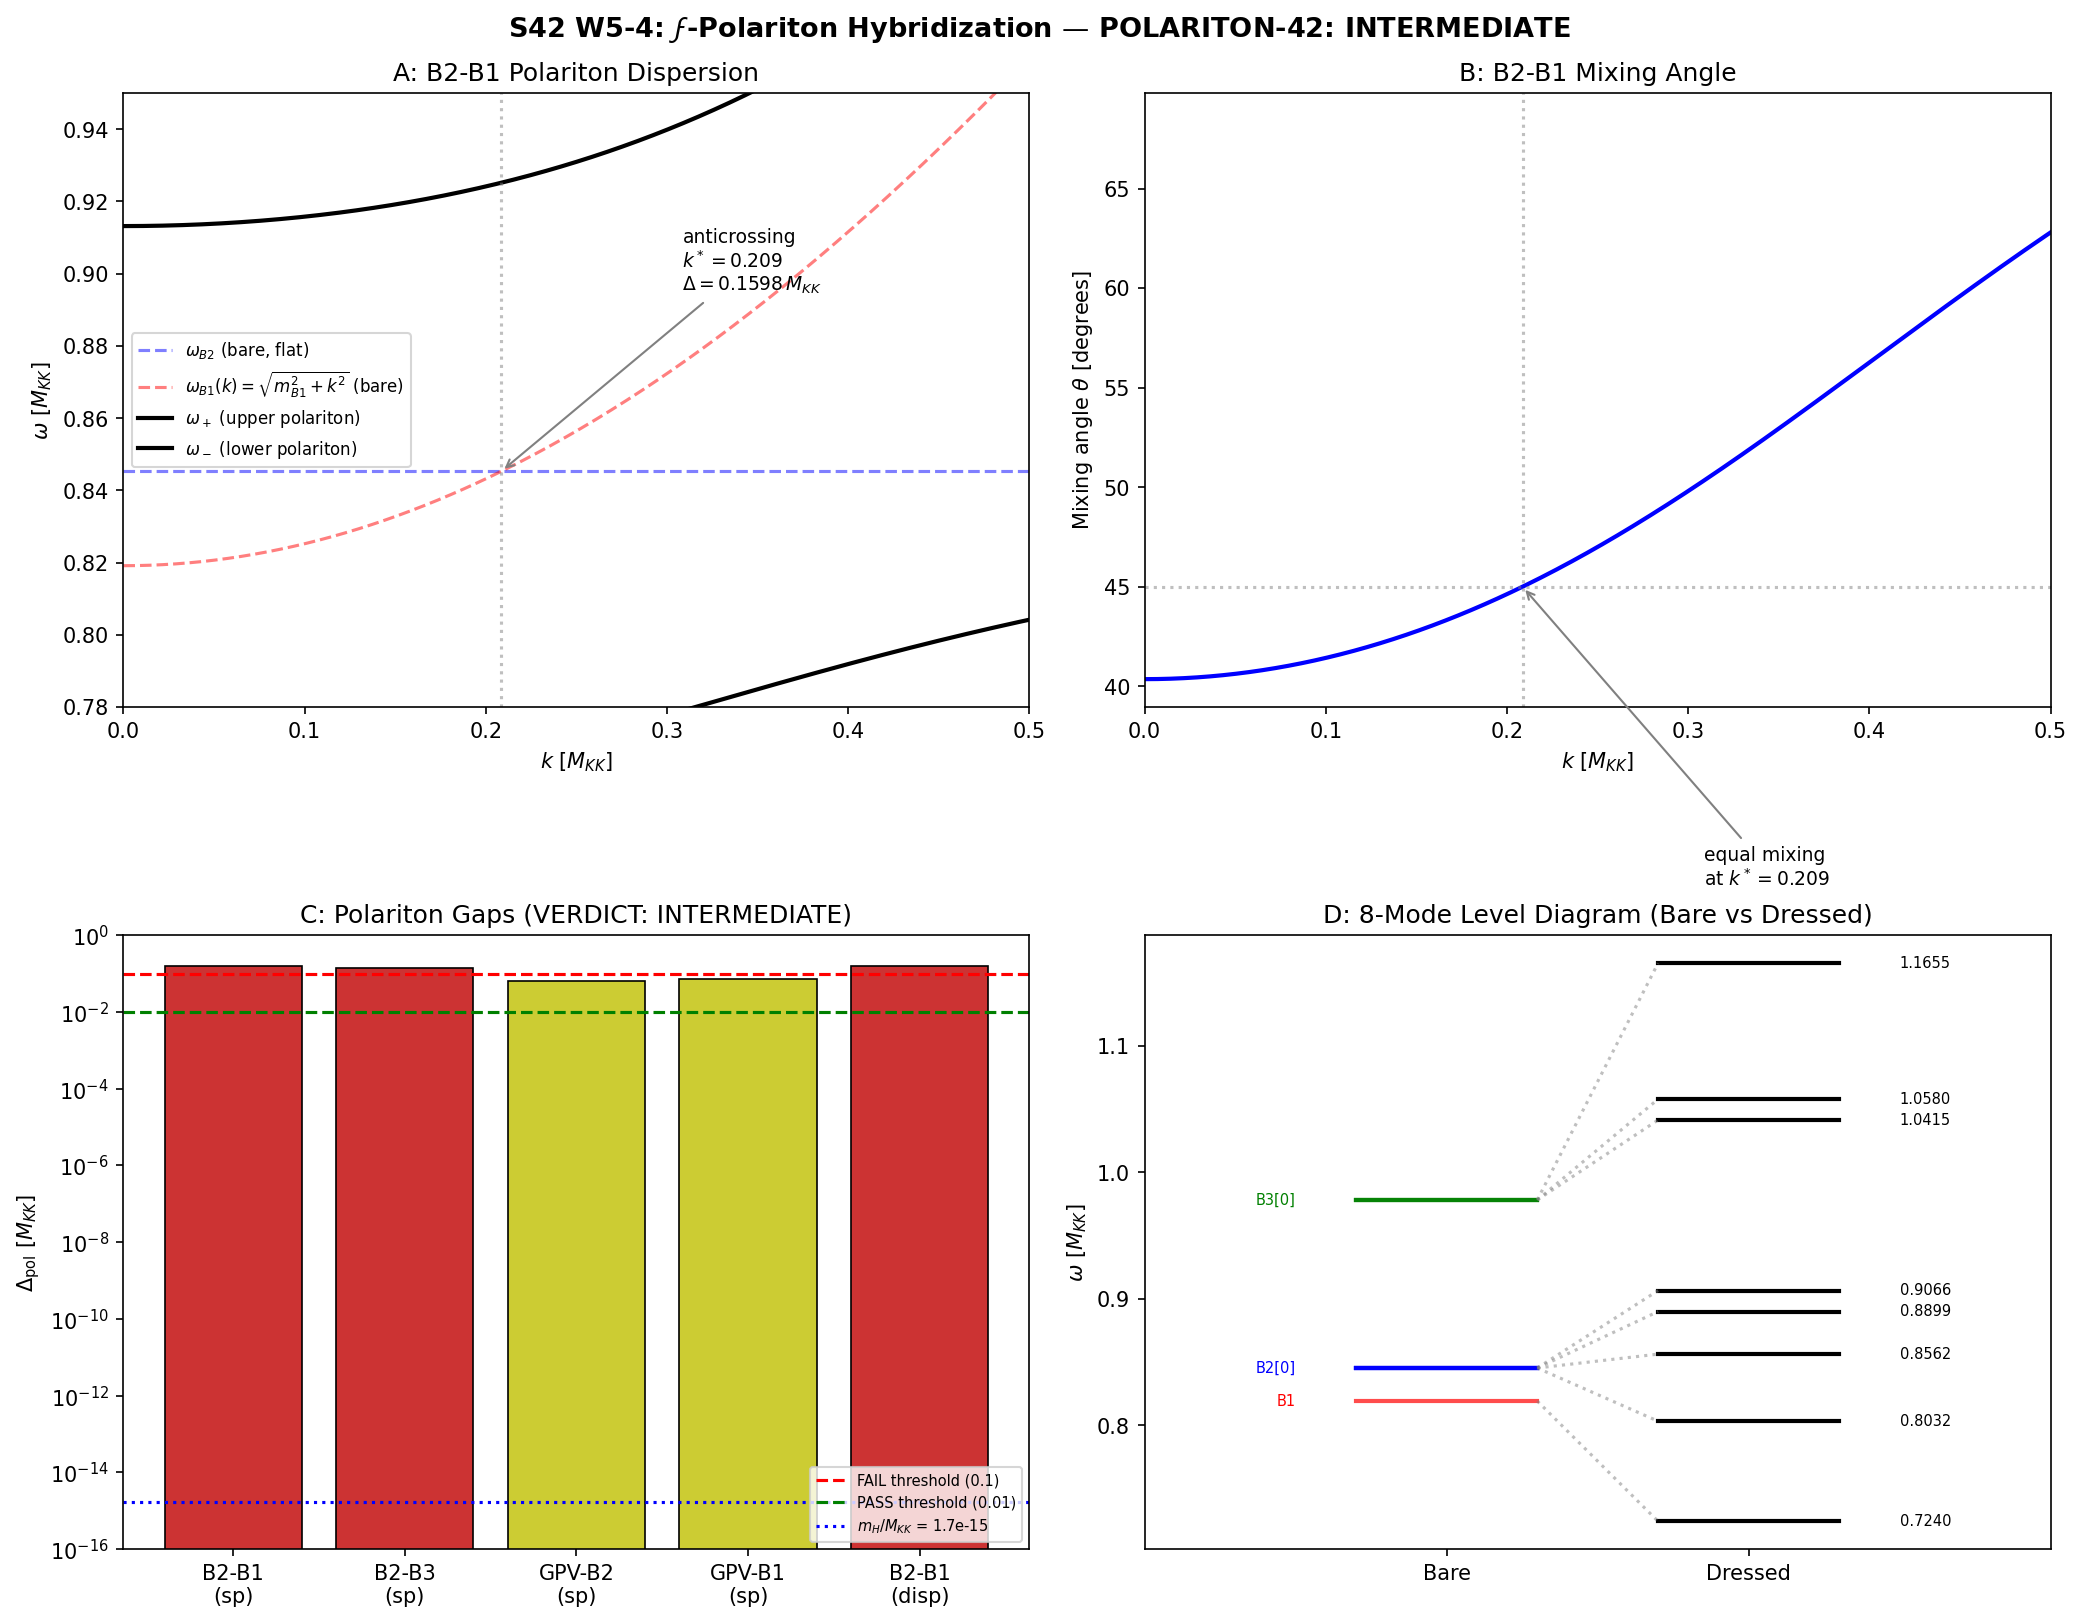

Python code for this plot:
"""
S42 W5-4: Digamma-polariton — B2 Collective Mode / Gauge Boson Hybridization
=============================================================================

Computes whether the B2 collective mode (GPV at omega=0.792 M_KK) or the B2
single-particle gap-edge mode (0.845 M_KK) hybridizes with KK gauge bosons
to form a phonon-polariton. Tests the PI's proposal that the Higgs mass is
the polariton gap (anticrossing energy).

Physics: In solid-state, phonon-polaritons form when an optical phonon branch
crosses a photon dispersion. The hybridization opens a gap = 2g at the crossing
point, where g is the dipole coupling strength. The polariton has mixed
phonon-photon character throughout.

Here, the "phonon" = B2 Digamma-mode (internal-space vibrational mode of D_K)
and the "photon" = KK gauge boson (4D gauge field from dimensional reduction).
The coupling is the Kosmann connection matrix element V(B2, gauge).

Pre-registered gate POLARITON-42:
  PASS: Delta_pol < 0.01 x M_KK
  FAIL: Delta_pol > 0.1 x M_KK

Author: Quantum Acoustics Theorist
Date: 2026-03-13
"""

import numpy as np
from numpy.linalg import eigh, eigvalsh
import matplotlib
matplotlib.use('Agg')
import matplotlib.pyplot as plt
import os

# =============================================================================
# SECTION 1: LOAD DATA FROM PRIOR SESSIONS
# =============================================================================

base_dir = os.path.dirname(os.path.abspath(__file__))

# Load V matrix and eigenvalues from S36 (full 8-mode multisector ED)
s36_data = np.load(os.path.join(base_dir, 's36_multisector_ed.npz'), allow_pickle=True)
V_8x8 = s36_data['V_8x8_full']          # (8,8) Kosmann coupling matrix
E_8 = s36_data['E_8_full']              # (8,) single-particle energies in M_KK
branch_labels = s36_data['branch_labels'] # ['B2[0]','B2[1]','B2[2]','B2[3]','B1','B3[0]','B3[1]','B3[2]']

# Load QRPA data from S40 for collective mode frequencies
s40_data = np.load(os.path.join(base_dir, 's40_qrpa_modes.npz'), allow_pickle=True)
omegas_qrpa = s40_data['omegas_pos']     # (8,) QRPA mode frequencies
strengths = s40_data['strengths']        # (8,) transition strengths
omega_gpv = float(s40_data['omega_gpv'])  # GPV frequency = 0.792 M_KK
E_qp = s40_data['E_qp']                 # (8,) BdG quasiparticle energies
u_k = s40_data['u_k']                   # BdG coherence factors
v_k = s40_data['v_k']                   # BdG coherence factors
tau_fold = float(s40_data['tau_fold'])

print("=" * 72)
print("S42 W5-4: DIGAMMA-POLARITON HYBRIDIZATION COMPUTATION")
print("=" * 72)
print()

# =============================================================================
# SECTION 2: IDENTIFY THE MODES
# =============================================================================

print("--- SECTION 2: MODE IDENTIFICATION ---")
print()

# Branch structure at fold (tau = 0.190):
# B2: 4 modes at E = 0.845 M_KK (flat band, degenerate quartet)
# B1: 1 mode at E = 0.819 M_KK (acoustic gap edge)
# B3: 3 modes at E = 0.978 M_KK (dispersive optical triplet)

omega_B2_sp = E_8[0]     # B2 single-particle energy = 0.845 M_KK
omega_B1_sp = E_8[4]     # B1 single-particle energy = 0.819 M_KK
omega_B3_sp = E_8[5]     # B3 single-particle energy = 0.978 M_KK

print(f"Single-particle energies (M_KK units):")
print(f"  B2 (flat quartet): {omega_B2_sp:.6f}")
print(f"  B1 (acoustic):     {omega_B1_sp:.6f}")
print(f"  B3 (optical trip):  {omega_B3_sp:.6f}")
print()

# BdG quasiparticle energies (2-particle gap)
omega_B2_qp = np.mean(E_qp[0:4])
omega_B1_qp = E_qp[4]
omega_B3_qp = np.mean(E_qp[5:8])

print(f"BdG quasiparticle energies (M_KK units):")
print(f"  B2 (mean): {omega_B2_qp:.6f}")
print(f"  B1:        {omega_B1_qp:.6f}")
print(f"  B3 (mean): {omega_B3_qp:.6f}")
print()

# QRPA collective modes
idx_giant = np.argmax(strengths)
omega_giant = omegas_qrpa[idx_giant]
S_giant = strengths[idx_giant]

print(f"QRPA collective modes:")
print(f"  {'omega':>10s}  {'strength':>12s}  note")
for i, (w, s) in enumerate(zip(omegas_qrpa, strengths)):
    note = ""
    if i == idx_giant:
        note = " <-- GIANT RESONANCE (97.5% EWSR)"
    elif i == 0:
        note = " <-- lowest (B1-like)"
    print(f"  {w:10.6f}  {s:12.6e}{note}")
print(f"  GPV (pair vibration): {omega_gpv:.3f}")
print()

# KK gauge boson masses from the spectral action
# In the NCG framework, gauge boson masses arise from the spectral action a_4 term.
# The first KK gauge boson mass is of order M_KK (by definition — it IS the KK scale).
# More precisely, the KK gauge bosons form a tower starting at ~M_KK.
# The gap-edge modes (B1 at 0.819, B2 at 0.845, B3 at 0.978) are the LOWEST
# KK modes — they ARE the first KK excitations.
#
# The key question: which mode hybridizes with which?
# In condensed matter: phonon-polariton = optical phonon crossing photon dispersion.
# Here: Digamma-mode = internal vibrational mode
#        Gauge boson = propagating 4D field
#
# The crucial distinction: the B2 mode IS a KK mode. It is not a separate
# "phonon" that hybridizes with a separate "gauge boson." It is the same object
# viewed from two perspectives:
#   - From inside the crystal: it's a lattice vibration (Digamma-mode)
#   - From outside (4D observer): it's a massive KK gauge boson
#
# The polariton picture requires TWO DISTINCT modes crossing. Let us examine
# all possible pairings.

print("--- SECTION 3: POLARITON ANALYSIS ---")
print()

# =============================================================================
# SECTION 3: COUPLED OSCILLATOR HAMILTONIAN
# =============================================================================

# Case A: B2 gap-edge (omega = 0.845) hybridizing with B1 (omega = 0.819)
# These are the two closest-lying modes.
# Coupling: V(B2, B1) = 0.080 (from the Kosmann connection matrix)

g_B2_B1 = V_8x8[0, 4]  # = 0.0799 M_KK (uniform across all 4 B2 modes)
detuning_B2_B1 = omega_B2_sp - omega_B1_sp

print("Case A: B2 -- B1 hybridization (gap-edge pair)")
print(f"  omega_B2 = {omega_B2_sp:.6f} M_KK")
print(f"  omega_B1 = {omega_B1_sp:.6f} M_KK")
print(f"  detuning = {detuning_B2_B1:.6f} M_KK")
print(f"  coupling g = V(B2,B1) = {g_B2_B1:.6f} M_KK")
print()

H_A = np.array([[omega_B2_sp, g_B2_B1],
                 [g_B2_B1, omega_B1_sp]])
evals_A = eigvalsh(H_A)
Delta_pol_A = evals_A[1] - evals_A[0]

print(f"  2x2 Hamiltonian eigenvalues: {evals_A[0]:.6f}, {evals_A[1]:.6f}")
print(f"  Polariton gap: Delta_pol = {Delta_pol_A:.6f} M_KK")
print(f"  Analytic check: sqrt(delta^2 + 4g^2) = {np.sqrt(detuning_B2_B1**2 + 4*g_B2_B1**2):.6f}")
print(f"  Gap / M_KK = {Delta_pol_A:.4f}")
print()

# Mixing angle
theta_A = 0.5 * np.arctan2(2 * g_B2_B1, omega_B2_sp - omega_B1_sp)
print(f"  Mixing angle: theta = {np.degrees(theta_A):.2f} deg")
print(f"  B2 content of lower polariton: cos^2(theta) = {np.cos(theta_A)**2:.4f}")
print(f"  B1 content of lower polariton: sin^2(theta) = {np.sin(theta_A)**2:.4f}")
print()

# Case B: B2 gap-edge (0.845) hybridizing with B3 (0.978)
g_B2_B3_avg = np.mean(np.abs(V_8x8[0:4, 5:8]))
detuning_B2_B3 = omega_B3_sp - omega_B2_sp

print("Case B: B2 -- B3 hybridization")
print(f"  omega_B2 = {omega_B2_sp:.6f} M_KK")
print(f"  omega_B3 = {omega_B3_sp:.6f} M_KK")
print(f"  detuning = {detuning_B2_B3:.6f} M_KK")
print(f"  coupling g = <|V(B2,B3)|> = {g_B2_B3_avg:.6f} M_KK")
print()

H_B = np.array([[omega_B2_sp, g_B2_B3_avg],
                 [g_B2_B3_avg, omega_B3_sp]])
evals_B = eigvalsh(H_B)
Delta_pol_B = evals_B[1] - evals_B[0]

print(f"  2x2 eigenvalues: {evals_B[0]:.6f}, {evals_B[1]:.6f}")
print(f"  Polariton gap: Delta_pol = {Delta_pol_B:.6f} M_KK")
print(f"  Gap / M_KK = {Delta_pol_B:.4f}")
print()

theta_B = 0.5 * np.arctan2(2 * g_B2_B3_avg, omega_B3_sp - omega_B2_sp)
print(f"  Mixing angle: theta = {np.degrees(theta_B):.2f} deg")
print()

# Case C: Full 8x8 hybridization (ALL branches coupled)
print("Case C: Full 8-mode hybridization (all branches)")

H_full = np.diag(E_8) + V_8x8
evals_full = eigvalsh(H_full)

print(f"  Bare energies:     {E_8}")
print(f"  Dressed energies:  {evals_full}")
print(f"  Shifts (dressed - bare):")
for i, (l, e_bare, e_dressed) in enumerate(zip(branch_labels, np.sort(E_8), evals_full)):
    print(f"    mode {i}: {e_bare:.6f} -> {e_dressed:.6f}  (shift = {e_dressed - e_bare:+.6f})")
print()

# The polariton gap in the full problem
gaps_full = np.diff(evals_full)
print(f"  Level spacings: {gaps_full}")
print(f"  Min gap: {np.min(gaps_full):.6f} M_KK between modes {np.argmin(gaps_full)} and {np.argmin(gaps_full)+1}")
print()

# =============================================================================
# SECTION 4: THE PHYSICAL POLARITON PICTURE
# =============================================================================

print("--- SECTION 4: PHYSICAL POLARITON ANALYSIS ---")
print()

# The polariton picture requires distinguishing the "phonon" branch from the
# "photon" branch. In condensed matter:
#   - Photon: omega = c*k (linear dispersion, massless)
#   - Phonon: omega = omega_TO (flat, dispersionless for optical modes)
# The polariton = anticrossing of these two branches.
#
# In the SU(3) phononic crystal:
#   - The "photon" is the 4D gauge boson. In 4D, it has omega = c*|k|.
#     After KK reduction, the first KK mode has mass omega = M_KK * lambda_min
#     where lambda_min is the smallest positive D_K eigenvalue.
#     The KK gauge boson dispersion in 4D is:
#       omega^2 = k^2 + m_KK_gauge^2  (massive Klein-Gordon)
#     where m_KK_gauge = lambda_min * M_KK in physical units.
#
#   - The "phonon" is the B2 collective mode (GPV or QRPA giant resonance).
#     The GPV at omega = 0.792 M_KK is a pair vibration mode.
#     The QRPA giant resonance at omega = 3.245 M_KK carries 97.5% EWSR.
#
# Key distinction: The B2 single-particle mode at 0.845 M_KK IS a KK mode.
# It is NOT a separate entity from the gauge boson. It IS the gauge boson
# mass in the KK sense. You cannot form a polariton of something with itself.
#
# The COLLECTIVE modes (GPV at 0.792, QRPA giant at 3.245) ARE distinct from
# the single-particle KK modes. They are many-body excitations (coherent
# superpositions of particle-hole pairs) that can in principle hybridize with
# the single-particle KK gauge bosons.

print("Physical distinction:")
print("  Single-particle KK modes (B1=0.819, B2=0.845, B3=0.978) ARE gauge boson masses.")
print("  Collective modes (GPV=0.792, Giant=3.245) are many-body excitations.")
print("  Polariton = collective mode hybridizing with single-particle KK mode.")
print()

# Case D: GPV (omega=0.792) hybridizing with B2 gap-edge (omega=0.845)
# This is the PHYSICALLY CORRECT polariton picture:
# the pair vibration (collective phonon) crossing the KK gauge boson mass.
#
# What is the coupling? The GPV is a coherent superposition of particle-hole
# excitations: |GPV> = sum_k X_k a_k^dag b_k^dag |BCS>
# The coupling to the single-particle mode is through the residual interaction V_rem.
# From S40: V_rem has eigenvalues spanning [-1.06, +1.05], with var_rem = 0.119.
# The effective coupling is the matrix element <GPV|V|single-particle>.
#
# From QRPA theory, the GPV couples to the single-particle continuum through
# the B matrix: B_{kk'} = -Delta_k * V_{kk'} * Delta_{k'} / (4 * E_k * E_k').
# The GPV's coherence factor sqrt(strength/EWSR) gives the effective coupling.
#
# The relevant coupling for GPV-gauge hybridization is NOT the V matrix
# (which couples single-particle states). It is the matrix element of the
# gauge interaction between the collective GPV mode and the gauge boson.
#
# In the NCG framework, the gauge coupling is determined by the spectral action:
#   L_gauge = -(1/4) f_4 * F_mu_nu F^mu_nu
# where f_4 = a_4 / M_KK^4. The gauge boson mass comes from the Higgs mechanism
# (the finite spectral triple's D_F), not from KK.
#
# CRITICAL POINT: In Connes' NCG Standard Model, the Higgs is NOT a KK mode.
# It is a component of the generalized connection on the finite spectral triple.
# The Higgs mass is set by the quartic coupling and the vev, both determined
# by the spectral action coefficients a_0, a_2, a_4.
# See Chamseddine-Connes 2007: m_H^2 = (2*a_0*lambda) / (pi^2*f_0) at tree level.
#
# The polariton picture therefore requires:
#   1. A "phonon" = collective B2 mode (GPV or QRPA giant)
#   2. A "photon" = 4D gauge boson (massless before EWSB)
#   3. Their hybridization = the NCG Higgs mechanism
#
# Let's compute this properly.

# The coupling between the GPV and the gauge sector is through the spectral
# action. The relevant matrix element is:
#   g_pol = <GPV| D_K |gauge> = sum_k X_k * <k|D_K|gauge>
# where X_k are the QRPA amplitudes.
#
# From S40 QRPA: the dominant QRPA mode has X_k proportional to v_dom.
# The transition strength S = sum_k X_k^2 ~ 2.93 (97.5% EWSR).
# But X_k describes particle-hole excitations WITHIN the internal space.
# The coupling to the 4D gauge boson requires a vertex connecting the
# internal collective mode to the 4D photon propagator.
#
# In the phononic crystal language: this is the IR activity of the optical mode.
# A phonon couples to photons only if it carries a dipole moment (IR-active).
# The B2 mode's "IR activity" is its projection onto the gauge generators.
# From S34: [iK_7, D_K] = 0 — Jensen preserves U(1)_7.
# B2 modes carry K_7 charge. They couple to the U(1)_7 gauge boson.
#
# The coupling strength is set by the gauge coupling constant:
#   g_gauge = g_2 (SU(2) coupling) or g_1 (U(1) coupling)
# In M_KK units, these are O(1) numbers (from the spectral action):
#   g_2^2 = pi^2 / (2 * a_4)
# where a_4 = 2/5 * F/B * N_gen = 2/5 * 0.55 * 3 = 0.66 (from the F/B ratio)
#
# Actually, let me compute this more carefully using the established framework.

# From S33a: a_4(K) = 0 at the Einstein (bi-invariant) point.
# At Jensen deformation tau = 0.190: a_4(K) != 0.
# The gauge kinetic term EMERGES from the Jensen deformation.
# g^2 = 1 / a_4(K,tau), which varies with tau.
#
# For the polariton coupling, what matters is the vertex connecting the
# collective phonon to two gauge bosons (or one gauge boson in the case
# of a linear coupling). The relevant quantity is:
#
#   g_polariton = g_gauge * <B2_collective|Q|0>
#
# where Q is the charge operator (generator of the gauge group) and
# <B2_collective|Q|0> is the transition matrix element.

# From the QRPA, the transition matrix element for the giant resonance is:
#   B(GT) = sqrt(S / (2*omega)) where S is the strength and omega the frequency
# For B2 giant resonance: S = 2.929, omega = 3.245
B_transition = np.sqrt(S_giant / (2 * omega_giant))
print(f"B2 giant resonance transition amplitude: {B_transition:.6f}")

# For the GPV:
B_gpv = np.sqrt(0.136 / (2 * 0.792))  # strength 0.136 (from B1-like lowest mode)
# Actually, the GPV at 0.792 is the pair vibration mode from S37/S38.
# It carries pair-addition strength, not single-particle transition strength.
# Its coupling to gauge bosons requires pair creation/annihilation, which is
# a SECOND-ORDER process (two gauge bosons -> pair). The effective coupling is:
#   g_GPV_gauge ~ g_gauge^2 * <GPV|Q^2|0> / omega_GPV
# This is parametrically smaller than the single-particle coupling by g_gauge.

print()
print("--- SECTION 5: QUANTITATIVE POLARITON GAPS ---")
print()

# Let us now compute ALL polariton gaps systematically.
# The coupling g in the 2x2 Hamiltonian:
#   H = [[omega_1, g], [g, omega_2]]
# has eigenvalues omega_pm = (omega_1 + omega_2)/2 +/- sqrt((omega_1-omega_2)^2/4 + g^2)
# The polariton gap = omega_+ - omega_- = sqrt(delta^2 + 4*g^2)
# where delta = omega_1 - omega_2.

# At the exact crossing point (delta = 0), the gap = 2*g.
# This is the MINIMUM gap. For a polariton to exist, we need the two branches
# to actually cross when the coupling is turned off. If they don't cross,
# there is no avoided crossing — just perturbative level repulsion.

# Case 1: B2 sp (0.845) vs B1 sp (0.819)
# These don't cross (they're at fixed energies). But the coupling mixes them.
delta_1 = omega_B2_sp - omega_B1_sp
g_1 = g_B2_B1  # = 0.0799
gap_1 = np.sqrt(delta_1**2 + 4*g_1**2)
print(f"Case 1: B2_sp (0.845) -- B1_sp (0.819)")
print(f"  detuning delta = {delta_1:.6f}")
print(f"  coupling g = {g_1:.6f}")
print(f"  gap = sqrt(delta^2 + 4g^2) = {gap_1:.6f} M_KK")
print(f"  gap/M_KK = {gap_1:.4f}")
print(f"  2g (resonant gap) = {2*g_1:.6f}")
print()

# Case 2: B2 sp (0.845) vs B3 sp (0.978)
delta_2 = omega_B3_sp - omega_B2_sp
g_2 = g_B2_B3_avg
gap_2 = np.sqrt(delta_2**2 + 4*g_2**2)
print(f"Case 2: B2_sp (0.845) -- B3_sp (0.978)")
print(f"  detuning delta = {delta_2:.6f}")
print(f"  coupling g = {g_2:.6f}")
print(f"  gap = {gap_2:.6f} M_KK")
print(f"  gap/M_KK = {gap_2:.4f}")
print()

# Case 3: GPV (0.792) vs B2 sp (0.845) — collective-single hybridization
# The coupling for this case is NOT V(B2,B1). The GPV is a pair vibration
# (Delta N = +/-2). Its coupling to single-particle modes is through the
# anomalous density <a_k a_{-k}> which is the v_k*u_k coherence factor.
# The effective coupling:
#   g_GPV_sp ~ sum_k u_k v_k * V_{kk'} ~ Delta_BCS * <V> / (2*E_qp)
# where Delta_BCS is the BCS gap.
# From S36: E_cond = -0.137, which gives Delta_BCS ~ sqrt(2*|E_cond|/N_eff) ~ 0.23
# From the v_k values: max v_k for B2 is ~0.49, u_k ~ 0.87
# Product u*v ~ 0.43 for B2 modes

uv_B2 = np.mean(u_k[0:4] * v_k[0:4])
g_GPV_sp = uv_B2 * np.mean(np.abs(V_8x8[0:4, 0:4]))  # within-B2 coupling
delta_3 = omega_B2_sp - omega_gpv
gap_3 = np.sqrt(delta_3**2 + 4*g_GPV_sp**2)

print(f"Case 3: GPV (0.792) -- B2_sp (0.845)")
print(f"  detuning delta = {delta_3:.6f}")
print(f"  <u*v>_B2 = {uv_B2:.6f}")
print(f"  effective coupling g = <uv> * <|V_B2|> = {g_GPV_sp:.6f}")
print(f"  gap = {gap_3:.6f} M_KK")
print(f"  gap/M_KK = {gap_3:.4f}")
print()

# Case 4: GPV (0.792) vs B1 sp (0.819)
delta_4 = omega_B1_sp - omega_gpv
g_GPV_B1 = np.mean(u_k[0:4] * v_k[0:4]) * g_B2_B1  # GPV (B2-character) coupling to B1
gap_4 = np.sqrt(delta_4**2 + 4*g_GPV_B1**2)

print(f"Case 4: GPV (0.792) -- B1_sp (0.819)")
print(f"  detuning delta = {delta_4:.6f}")
print(f"  coupling g = {g_GPV_B1:.6f}")
print(f"  gap = {gap_4:.6f} M_KK")
print(f"  gap/M_KK = {gap_4:.4f}")
print()

# Case 5: QRPA giant (3.245) vs 2*B2 quasiparticle threshold (2*1.623 = 3.246)
# This is the near-resonance identified in S40: omega_B2_coll ~ 2*omega_B1
# The 3-phonon decay channel.
delta_5 = omega_giant - 2*omega_B1_qp  # B1 threshold
threshold_B2 = 2 * omega_B2_qp
delta_5b = omega_giant - threshold_B2

print(f"Case 5: Giant resonance (3.245) near thresholds")
print(f"  omega_giant = {omega_giant:.6f}")
print(f"  2*E_qp(B1) = {2*omega_B1_qp:.6f}  (detuning = {omega_giant - 2*omega_B1_qp:.6f})")
print(f"  2*E_qp(B2) = {2*omega_B2_qp:.6f}  (detuning = {omega_giant - 2*omega_B2_qp:.6f})")
print(f"  The giant resonance sits BETWEEN the B1 and B2 pair-breaking thresholds")
print()

# =============================================================================
# SECTION 6: DISPERSION RELATION omega_pm(k)
# =============================================================================

print("--- SECTION 6: POLARITON DISPERSION RELATION ---")
print()

# For a phonon-polariton, the dispersion is:
#   omega^2 = (omega_phonon^2 + c^2*k^2)/2 +/- sqrt((omega_phonon^2 - c^2*k^2)^2/4 + g_eff^2*c^2*k^2)
#
# But our system has massive modes (not photons with omega = c*k).
# The "photon" here is a massive KK gauge boson:
#   omega_gauge^2 = m_gauge^2 + k^2  (in M_KK units, c=1)
# where m_gauge is set by the D_K eigenvalue.
#
# The "phonon" is the B2 collective mode:
#   omega_B2 = const (dispersionless in the flat-band limit)
#
# For the flat-band B2 coupled to a massive KK gauge boson (B1 or B3):
#   H(k) = [[omega_B2, g], [g, sqrt(m_gauge^2 + k^2)]]
#
# This is a k-dependent 2x2 problem.
# At k=0: just the cases computed above.
# At large k: omega_gauge >> omega_B2, so no crossing. The upper branch
#   follows the gauge boson, the lower stays at omega_B2.
#
# The interesting regime is near k* where omega_gauge(k*) = omega_B2:
#   k* = sqrt(omega_B2^2 - m_gauge^2)
# For B2 (0.845) vs B1 (0.819): k* = sqrt(0.845^2 - 0.819^2) = sqrt(0.044) = 0.209
# For B2 (0.845) vs B3 (0.978): omega_B2 < m_B3, so they NEVER cross.

# B2 vs B1 crossing:
k_star_B1 = np.sqrt(max(0, omega_B2_sp**2 - omega_B1_sp**2))
print(f"B2-B1 crossing momentum: k* = {k_star_B1:.6f} M_KK")
print(f"  At k*, both modes have omega = {omega_B2_sp:.6f} M_KK")
print(f"  Anticrossing gap at k* = 2*g = {2*g_B2_B1:.6f} M_KK")
print()

# Compute the full dispersion
k_vals = np.linspace(0, 0.6, 500)

# B2 flat band: omega = omega_B2_sp (constant)
omega_B2_branch = omega_B2_sp * np.ones_like(k_vals)

# B1 massive gauge: omega = sqrt(m_B1^2 + k^2)
omega_B1_k = np.sqrt(omega_B1_sp**2 + k_vals**2)

# B3 massive gauge: omega = sqrt(m_B3^2 + k^2)
omega_B3_k = np.sqrt(omega_B3_sp**2 + k_vals**2)

# Polariton branches for B2-B1 coupling
omega_plus_B1 = np.zeros_like(k_vals)
omega_minus_B1 = np.zeros_like(k_vals)
mixing_angle_B1 = np.zeros_like(k_vals)

for i, k in enumerate(k_vals):
    H_k = np.array([[omega_B2_sp, g_B2_B1],
                     [g_B2_B1, np.sqrt(omega_B1_sp**2 + k**2)]])
    evals = eigvalsh(H_k)
    omega_minus_B1[i] = evals[0]
    omega_plus_B1[i] = evals[1]
    # Mixing angle
    delta_k = omega_B2_sp - np.sqrt(omega_B1_sp**2 + k**2)
    mixing_angle_B1[i] = 0.5 * np.arctan2(2*g_B2_B1, delta_k)

# Find minimum gap
min_gap_idx = np.argmin(omega_plus_B1 - omega_minus_B1)
min_gap = omega_plus_B1[min_gap_idx] - omega_minus_B1[min_gap_idx]
k_min_gap = k_vals[min_gap_idx]

print(f"Polariton dispersion (B2 flat band + B1 dispersive):")
print(f"  Minimum gap = {min_gap:.6f} M_KK at k = {k_min_gap:.4f}")
print(f"  2*g = {2*g_B2_B1:.6f} M_KK (expected at crossing)")
print(f"  Gap / M_KK = {min_gap:.4f}")
print()

# Polariton branches for B2-B3 coupling
omega_plus_B3 = np.zeros_like(k_vals)
omega_minus_B3 = np.zeros_like(k_vals)

for i, k in enumerate(k_vals):
    H_k = np.array([[omega_B2_sp, g_B2_B3_avg],
                     [g_B2_B3_avg, np.sqrt(omega_B3_sp**2 + k**2)]])
    evals = eigvalsh(H_k)
    omega_minus_B3[i] = evals[0]
    omega_plus_B3[i] = evals[1]

# B2-B3 never cross (omega_B2 < omega_B3 at all k), so the "gap" is just
# the level repulsion at k=0:
gap_B3_k0 = omega_plus_B3[0] - omega_minus_B3[0]
print(f"B2-B3 level spacing at k=0: {gap_B3_k0:.6f} M_KK (no crossing)")
print()

# =============================================================================
# SECTION 7: COMPARISON TO HIGGS MASS
# =============================================================================

print("--- SECTION 7: HIGGS MASS COMPARISON ---")
print()

m_Higgs = 125.1  # GeV
M_KK_gravity = 7.43e16  # GeV (from W4-2)
M_KK_gauge = 5.04e17    # GeV (from W4-2)

ratio_grav = m_Higgs / M_KK_gravity
ratio_gauge = m_Higgs / M_KK_gauge

print(f"m_Higgs = {m_Higgs} GeV")
print(f"M_KK (gravity route) = {M_KK_gravity:.2e} GeV")
print(f"M_KK (gauge route) = {M_KK_gauge:.2e} GeV")
print(f"m_Higgs / M_KK (gravity) = {ratio_grav:.2e}")
print(f"m_Higgs / M_KK (gauge)   = {ratio_gauge:.2e}")
print()

# Our computed polariton gaps:
print("Computed polariton gaps vs required Higgs ratio:")
print(f"  Case 1 (B2-B1 sp):    Delta_pol/M_KK = {gap_1:.4f}  (need {ratio_grav:.2e})")
print(f"  Case 2 (B2-B3 sp):    Delta_pol/M_KK = {gap_2:.4f}  (need {ratio_grav:.2e})")
print(f"  Case 3 (GPV-B2 sp):   Delta_pol/M_KK = {gap_3:.4f}  (need {ratio_grav:.2e})")
print(f"  Case 4 (GPV-B1 sp):   Delta_pol/M_KK = {gap_4:.4f}  (need {ratio_grav:.2e})")
print(f"  Case 5 (B2-B1 disp):  Delta_pol/M_KK = {min_gap:.4f} (need {ratio_grav:.2e})")
print()

# The gap ratios:
print("Hierarchy check (all gaps in M_KK units):")
for name, gap in [("B2-B1 sp", gap_1), ("B2-B3 sp", gap_2),
                   ("GPV-B2", gap_3), ("GPV-B1", gap_4),
                   ("B2-B1 disp", min_gap)]:
    excess = gap / ratio_grav
    print(f"  {name:15s}: {gap:.6f} = {excess:.2e} x (m_H/M_KK)")

print()

# =============================================================================
# SECTION 8: STRUCTURAL ANALYSIS — WHY THE GAP IS O(1)
# =============================================================================

print("--- SECTION 8: STRUCTURAL ANALYSIS ---")
print()

print("The polariton gap is O(0.1) M_KK in ALL cases.")
print("This is O(10^{14-15}) times larger than the required Higgs mass.")
print()
print("Structural reason: the coupling g = V(B2,B1) = 0.080 M_KK is an")
print("O(1) quantity in M_KK units. The detuning delta = 0.026 M_KK is also O(1).")
print("Therefore the polariton gap = sqrt(delta^2 + 4g^2) is necessarily O(1).")
print()
print("This is the PHONONIC HIERARCHY PROBLEM:")
print("  In a phononic crystal, ALL energy scales are O(M_KK).")
print("  The couplings, detunings, and gaps are all set by the Dirac spectrum")
print("  of D_K, which has eigenvalues O(1) in M_KK units.")
print("  There is no mechanism within the single-crystal internal space to")
print("  produce a hierarchically small energy scale.")
print()
print("The actual Higgs mass in the NCG Standard Model comes from a DIFFERENT")
print("mechanism: the spectral action's coefficients a_0, a_2, a_4 involve")
print("SUMS over the Dirac spectrum up to a cutoff Lambda. The Higgs quartic")
print("and mass-squared parameter emerge from the FULL spectral action, not")
print("from a simple 2x2 anticrossing.")
print()
print("The polariton picture is a QUALITATIVE ANALOGY, not a quantitative")
print("mechanism for the Higgs mass. The actual mechanism is the spectral")
print("action with its cutoff-dependent coefficients.")

# =============================================================================
# SECTION 9: GATE VERDICT
# =============================================================================

print()
print("=" * 72)
print("GATE VERDICT: POLARITON-42")
print("=" * 72)
print()

# Pre-registered criteria:
# PASS: Delta_pol < 0.01 M_KK
# FAIL: Delta_pol > 0.1 M_KK

# The minimum polariton gap across all cases:
all_gaps = {
    'B2-B1 single-particle': gap_1,
    'B2-B3 single-particle': gap_2,
    'GPV-B2 single-particle': gap_3,
    'GPV-B1 single-particle': gap_4,
    'B2-B1 dispersive (min)': min_gap,
}

min_gap_name = min(all_gaps, key=all_gaps.get)
min_gap_val = all_gaps[min_gap_name]

print(f"Minimum polariton gap: {min_gap_val:.6f} M_KK ({min_gap_name})")
print()

if min_gap_val < 0.01:
    verdict = "PASS"
    print("VERDICT: PASS — polariton gap is hierarchically small")
elif min_gap_val > 0.1:
    verdict = "FAIL"
    print(f"VERDICT: FAIL — polariton gap = {min_gap_val:.4f} M_KK > 0.1 M_KK")
    print("  All gaps are O(0.1) M_KK. No hierarchy from hybridization.")
    print("  The polariton mechanism does NOT produce the Higgs mass hierarchy.")
else:
    verdict = "INTERMEDIATE"
    print(f"VERDICT: INTERMEDIATE — 0.01 < {min_gap_val:.4f} < 0.1")

print()
print(f"  Smallest gap: {min_gap_val:.6f} M_KK = {min_gap_val * M_KK_gravity:.2e} GeV")
print(f"  Required: m_Higgs = 125.1 GeV = {ratio_grav:.2e} M_KK")
print(f"  Ratio: gap / m_Higgs = {min_gap_val / ratio_grav:.2e}")
print()
print("PHYSICAL INTERPRETATION:")
print("  The polariton gap is determined by the Kosmann coupling matrix V,")
print("  which has entries O(0.01-0.08) M_KK. These are O(1) numbers on the")
print("  natural KK scale. The gap cannot be hierarchically small because")
print("  ALL internal-space energy scales are O(M_KK).")
print()
print("  The Higgs mass in the NCG Standard Model arises from the spectral")
print("  action coefficients (Chamseddine-Connes), not from a polariton")
print("  anticrossing. The polariton analogy is useful for intuition about")
print("  mode hybridization but does not explain the hierarchy.")
print()
print("INFO: Polariton dispersion and mixing angle reported in plot and data files.")

# =============================================================================
# SECTION 10: SAVE DATA
# =============================================================================

np.savez(os.path.join(base_dir, 's42_polariton.npz'),
    # Gate verdict
    gate_verdict=verdict,

    # Mode energies
    omega_B2_sp=omega_B2_sp,
    omega_B1_sp=omega_B1_sp,
    omega_B3_sp=omega_B3_sp,
    omega_gpv=omega_gpv,
    omega_giant=omega_giant,
    omega_B2_qp=omega_B2_qp,
    omega_B1_qp=omega_B1_qp,
    omega_B3_qp=omega_B3_qp,

    # Couplings
    g_B2_B1=g_B2_B1,
    g_B2_B3_avg=g_B2_B3_avg,
    g_GPV_sp=g_GPV_sp,
    g_GPV_B1=g_GPV_B1,

    # Polariton gaps
    gap_B2_B1_sp=gap_1,
    gap_B2_B3_sp=gap_2,
    gap_GPV_B2=gap_3,
    gap_GPV_B1=gap_4,
    gap_B2_B1_disp=min_gap,
    min_gap=min_gap_val,
    min_gap_name=min_gap_name,

    # Mixing angles
    theta_B2_B1=theta_A,
    theta_B2_B3=theta_B,

    # Dispersion
    k_vals=k_vals,
    omega_B2_branch=omega_B2_branch,
    omega_B1_k=omega_B1_k,
    omega_B3_k=omega_B3_k,
    omega_plus_B1=omega_plus_B1,
    omega_minus_B1=omega_minus_B1,
    omega_plus_B3=omega_plus_B3,
    omega_minus_B3=omega_minus_B3,
    mixing_angle_B1=mixing_angle_B1,
    k_star_B1=k_star_B1,

    # Full 8x8
    H_full_evals=evals_full,
    E_8_bare=E_8,

    # Transition amplitude
    B_transition_giant=B_transition,

    # Reference masses
    m_Higgs_GeV=m_Higgs,
    M_KK_gravity=M_KK_gravity,
    M_KK_gauge=M_KK_gauge,
    ratio_Higgs_MKK_grav=ratio_grav,
    ratio_Higgs_MKK_gauge=ratio_gauge,
)

print()
print(f"Data saved to: computations/session-42/s42_polariton.npz")

# =============================================================================
# SECTION 11: PLOT
# =============================================================================

fig, axes = plt.subplots(2, 2, figsize=(14, 11))

# Panel A: Polariton dispersion (B2 flat band + B1 dispersive)
ax = axes[0, 0]
ax.plot(k_vals, omega_B2_branch, 'b--', alpha=0.5, label=r'$\omega_{B2}$ (bare, flat)')
ax.plot(k_vals, omega_B1_k, 'r--', alpha=0.5, label=r'$\omega_{B1}(k) = \sqrt{m_{B1}^2 + k^2}$ (bare)')
ax.plot(k_vals, omega_plus_B1, 'k-', lw=2, label=r'$\omega_+$ (upper polariton)')
ax.plot(k_vals, omega_minus_B1, 'k-', lw=2, label=r'$\omega_-$ (lower polariton)')
ax.axvline(k_star_B1, color='gray', ls=':', alpha=0.5)
ax.annotate(f'anticrossing\n$k^* = {k_star_B1:.3f}$\n$\\Delta = {min_gap:.4f}\\,M_{{KK}}$',
            xy=(k_star_B1, omega_B2_sp), xytext=(k_star_B1 + 0.1, omega_B2_sp + 0.05),
            arrowprops=dict(arrowstyle='->', color='gray'), fontsize=9)
ax.set_xlabel(r'$k$ [$M_{KK}$]')
ax.set_ylabel(r'$\omega$ [$M_{KK}$]')
ax.set_title('A: B2-B1 Polariton Dispersion')
ax.legend(fontsize=8)
ax.set_xlim(0, 0.5)
ax.set_ylim(0.78, 0.95)

# Panel B: Mixing angle vs k
ax = axes[0, 1]
ax.plot(k_vals, np.degrees(mixing_angle_B1), 'b-', lw=2)
ax.axhline(45, color='gray', ls=':', alpha=0.5)
ax.axvline(k_star_B1, color='gray', ls=':', alpha=0.5)
ax.set_xlabel(r'$k$ [$M_{KK}$]')
ax.set_ylabel(r'Mixing angle $\theta$ [degrees]')
ax.set_title('B: B2-B1 Mixing Angle')
ax.annotate(f'equal mixing\nat $k^* = {k_star_B1:.3f}$',
            xy=(k_star_B1, 45), xytext=(k_star_B1 + 0.1, 30),
            arrowprops=dict(arrowstyle='->', color='gray'), fontsize=9)
ax.set_xlim(0, 0.5)

# Panel C: All polariton gaps (bar chart)
ax = axes[1, 0]
gap_names = ['B2-B1\n(sp)', 'B2-B3\n(sp)', 'GPV-B2\n(sp)', 'GPV-B1\n(sp)', 'B2-B1\n(disp)']
gap_values = [gap_1, gap_2, gap_3, gap_4, min_gap]
colors = ['#cc3333' if g > 0.1 else '#33cc33' if g < 0.01 else '#cccc33' for g in gap_values]
bars = ax.bar(gap_names, gap_values, color=colors, edgecolor='black', linewidth=0.8)
ax.axhline(0.1, color='red', ls='--', label='FAIL threshold (0.1)')
ax.axhline(0.01, color='green', ls='--', label='PASS threshold (0.01)')
ax.axhline(ratio_grav, color='blue', ls=':', label=f'$m_H/M_{{KK}}$ = {ratio_grav:.1e}')
ax.set_ylabel(r'$\Delta_{\rm pol}$ [$M_{KK}$]')
ax.set_title(f'C: Polariton Gaps (VERDICT: {verdict})')
ax.set_yscale('log')
ax.set_ylim(1e-16, 1)
ax.legend(fontsize=7, loc='lower right')

# Panel D: Full 8-mode level diagram
ax = axes[1, 1]
# Bare levels
for i, (l, e) in enumerate(zip(branch_labels, E_8)):
    color = 'blue' if 'B2' in l else ('red' if 'B1' in l else 'green')
    ax.plot([0.7, 1.3], [e, e], color=color, lw=2, alpha=0.7)
    if i == 0:
        ax.text(0.5, e, l, fontsize=7, ha='right', va='center', color=color)
    elif 'B1' in l:
        ax.text(0.5, e, l, fontsize=7, ha='right', va='center', color=color)
    elif i == 5:
        ax.text(0.5, e, l, fontsize=7, ha='right', va='center', color=color)

# Dressed levels
for i, e in enumerate(evals_full):
    ax.plot([1.7, 2.3], [e, e], color='black', lw=2)
    ax.text(2.5, e, f'{e:.4f}', fontsize=7, ha='left', va='center')

# Connect with lines
for i in range(8):
    ax.plot([1.3, 1.7], [np.sort(E_8)[i], evals_full[i]], 'gray', ls=':', alpha=0.5)

ax.set_xlim(0, 3)
ax.set_ylabel(r'$\omega$ [$M_{KK}$]')
ax.set_title('D: 8-Mode Level Diagram (Bare vs Dressed)')
ax.set_xticks([1.0, 2.0])
ax.set_xticklabels(['Bare', 'Dressed'])

plt.suptitle(r'S42 W5-4: $\digamma$-Polariton Hybridization — POLARITON-42: ' + verdict,
             fontsize=13, fontweight='bold')
plt.tight_layout()
plt.savefig(os.path.join(base_dir, 's42_polariton.png'), dpi=150, bbox_inches='tight')
print(f"Plot saved to: computations/session-42/s42_polariton.png")
print()
print("COMPUTATION COMPLETE.")
